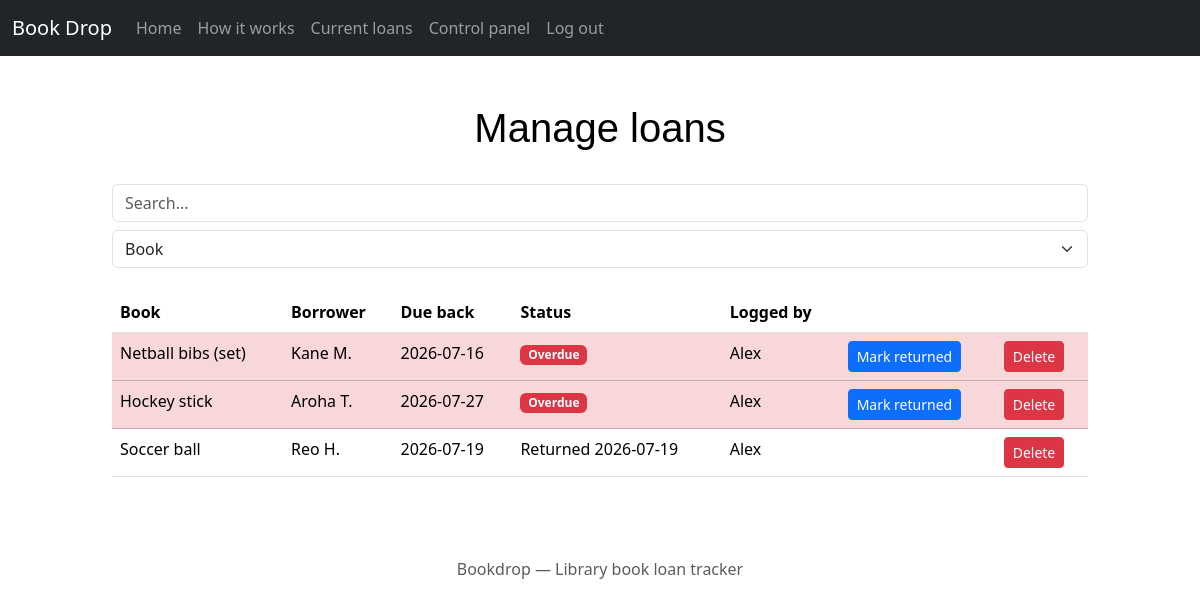
Before: / (signed in) with the older database file.
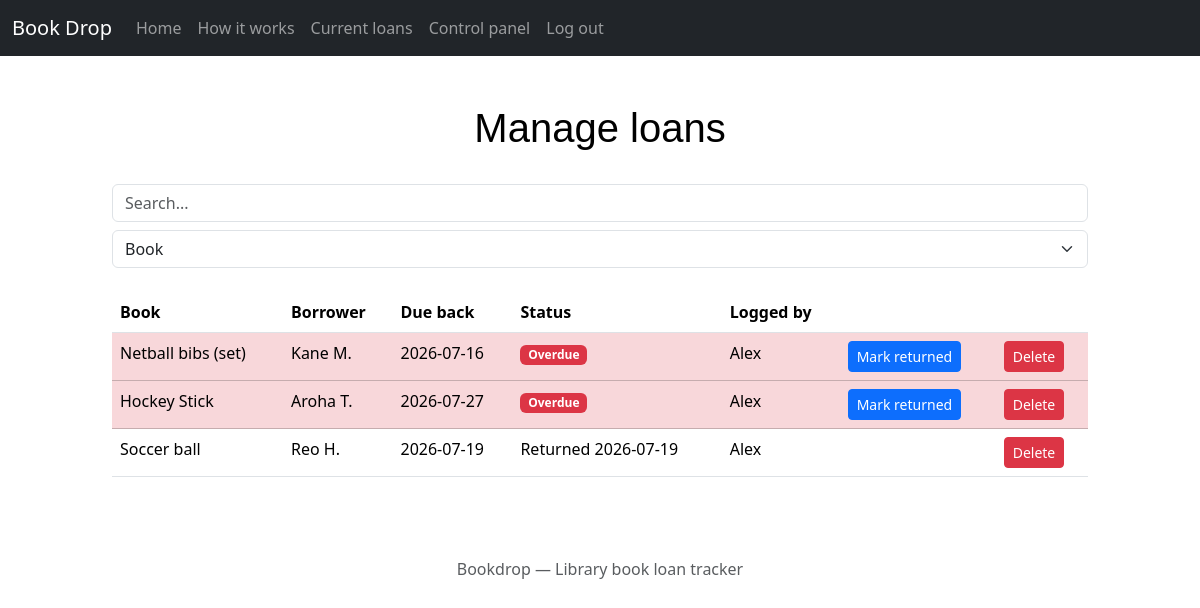
After: the same page with the newer database file.
### tables this page shows
CREATE TABLE IF NOT EXISTS loans (
    id             INT AUTO_INCREMENT PRIMARY KEY,
    item_name      VARCHAR(50)  NOT NULL,
    author         VARCHAR(250) NOT NULL,
    borrower_name  VARCHAR(50)  NOT NULL,
    borrowed_date  DATE         NOT NULL,
    due_back       DATE         NOT NULL,
    returned_date  DATE         NULL,       
    notes          VARCHAR(255) NULL,
    logged_by      INT          NULL,       
    FOREIGN KEY (logged_by) REFERENCES monitors(id)
);

CREATE TABLE IF NOT EXISTS monitors (
    id         INT AUTO_INCREMENT PRIMARY KEY,
    firstname  VARCHAR(50)  NOT NULL,
    lastname   VARCHAR(50)  NOT NULL,
    email      VARCHAR(100) NOT NULL UNIQUE,
    password   VARCHAR(255) NOT NULL    
);

### index.php (the view, shortened to what this page needs)
<?php
require('includes/conn_1dt.php');
$stmt = $pdo->query(
    "SELECT loans.*, monitors.firstname AS logged_by_name
     FROM loans
     LEFT JOIN monitors ON loans.logged_by = monitors.id
     ORDER BY (returned_date IS NULL) DESC, due_back ASC"
);
$loans = $stmt->fetchAll();
$today = date('Y-m-d');
include('includes/header.php');
include('includes/nav.php');
?>
<div class="container-fluid">
    <div class="row">
        <div class="col-sm-1"></div>
        <div class="col-sm-10">
            <h1 class="pt-5 pb-4">Manage loans</h1>
            <div class="pb-4">
                <input class="form-control" type="text" id="myInput" onkeyup="myFunction()" placeholder="Search...">
                <select class="form-select mt-2" id="columnSelect" onchange="myFunction()">
                    <option value="0">Book</option>
                </select>
            </div>
            <table class="table table-hover" id="myTable">
                <thead>
                    <tr>
                        <th scope="col">Book</th>
                        <th scope="col">Borrower</th>
                        <th scope="col">Due back</th>
                        <th scope="col">Status</th>
                        <th scope="col">Logged by</th>
                        <th scope="col">&nbsp;</th>
                        <th scope="col">&nbsp;</th>
                    </tr>
                </thead>
                <tbody>
                    <?php foreach ($loans as $loan): ?>
                        <?php
                        $overdue = !$loan['returned_date'] && $loan['due_back'] < $today;
                        if ($loan['returned_date']) {
                            $status = 'Returned ' . htmlspecialchars($loan['returned_date']);
                        } elseif ($overdue) {
                            $status = '<span class="badge text-bg-danger">Overdue</span>';
                        } else {
                            $status = '<span class="badge text-bg-success">Out</span>';
                        }
                        ?>
                        <tr class="<?= $overdue ? 'table-danger' : '' ?>">
                            <td><?= htmlspecialchars($loan['item_name']) ?></td>
                            <td><?= htmlspecialchars($loan['borrower_name']) ?></td>
                            <td><?= htmlspecialchars($loan['due_back']) ?></td>
                            <td><?= $status ?></td>
                            <td><?= htmlspecialchars($loan['logged_by_name'] ?? '—') ?></td>
                            <td>
                                <?php if (!$loan['returned_date']): ?>
                                <a href="return_loan.php?id=<?= (int) $loan['id'] ?>">
                                    <button type="button" class="btn btn-primary btn-sm">Mark returned</button>
                                </a>
                                <?php endif; ?>
                            </td>
                            <td>
                                <a href="delete_loan.php?id=<?= (int) $loan['id'] ?>"
                                   onclick="return confirm('Delete this entry? This can\'t be undone.');">
                                    <button type="button" class="btn btn-danger btn-sm">Delete</button>
                                </a>
                            </td>
                        </tr>
                    <?php endforeach; ?>
                </tbody>
            </table>
        </div>
        <div class="col-sm-1"></div>
    </div>
</div>
<?php include('includes/footer.php'); ?>

Changed rows visible on the page:
changed loans "Aroha T.": item_name "Hockey stick" → "Hockey Stick"
